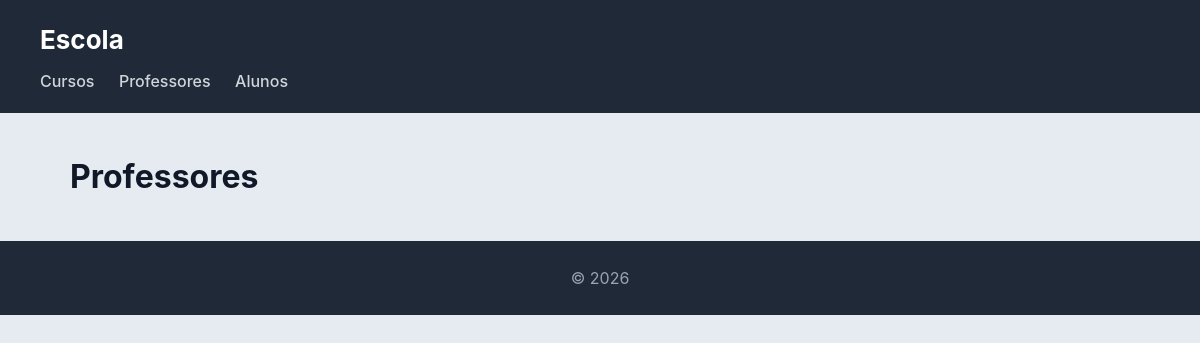
The page /escola/professores/ on the database as committed earlier.
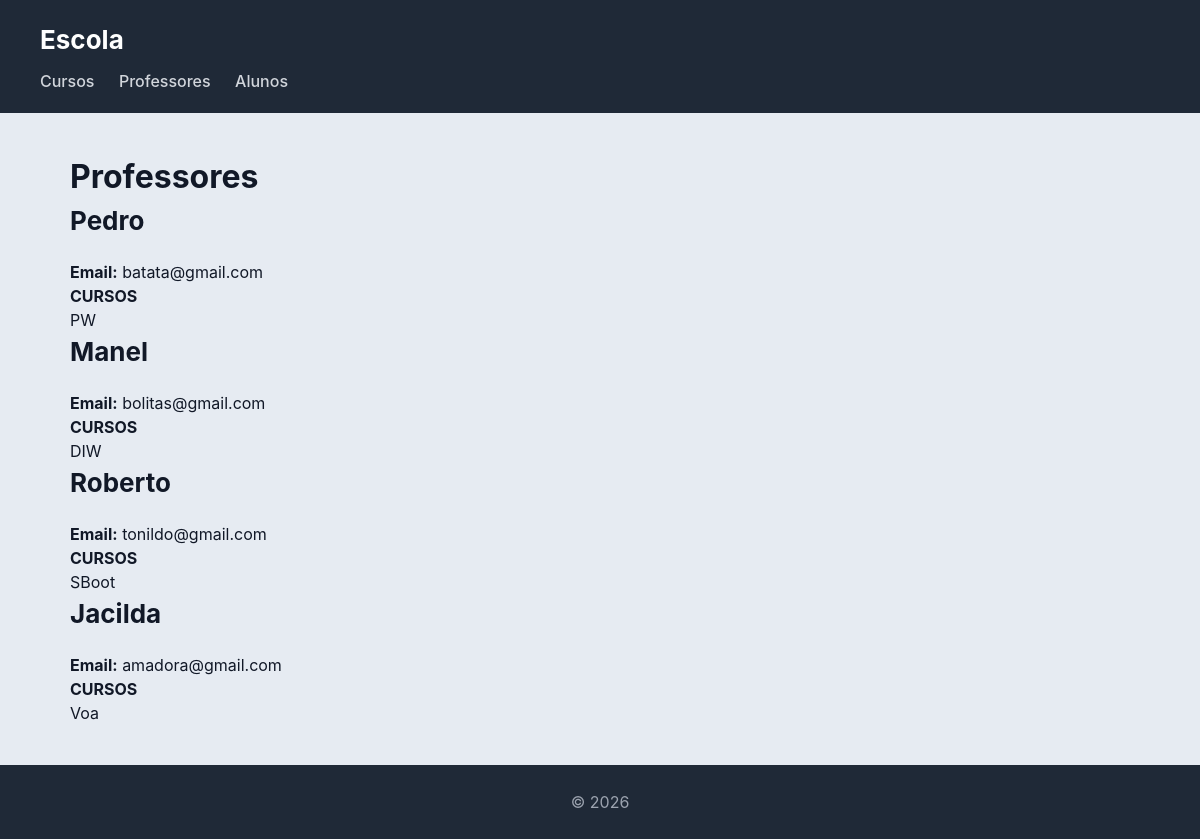
The same page on the database as committed later.
### escola/models.py (models this page shows, shortened)
class Professor(models.Model):
    nome = models.CharField(max_length=100)
    email = models.EmailField()

class Curso(models.Model):
    nome = models.CharField(max_length=100)
    imagem = models.ImageField(upload_to='media/cursos/')
    professor = models.ForeignKey(Professor, on_delete=models.CASCADE, related_name='cursos')
    alunos = models.ManyToManyField(Aluno, related_name='cursos')

### escola/views.py (the view)
# urls.py: path('professores/', views.professores_view, name="professores"),
def professores_view(request):
    professores = Professor.objects.prefetch_related('cursos').all()
    return render(request, 'escola/professores.html', {'professores': professores})

### escola/templates/escola/professores.html
{% extends 'escola/base.html' %}
{% block content %}
<h1>Professores</h1>
{% for professor in professores %}
    <div class="card">
        <h2>{{ professor.nome }}</h2>
        <p><strong>Email:</strong> {{ professor.email }}</p>
        <h4>CURSOS</h4>
        {% for curso in professor.cursos.all %}
            <span class="tag">{{ curso.nome }}</span>
        {% empty %}
            <p>Sem cursos</p>
        {% endfor %}
    </div>
{% endfor %}
{% endblock %}

Rows that differ between the two databases and show on the page:
added Professor: nome "Pedro", email "batata@gmail.com"
added Curso: nome "PW", shown under "Pedro"
added Professor: nome "Manel", email "bolitas@gmail.com"
added Curso: nome "DIW", shown under "Manel"
added Professor: nome "Roberto", email "tonildo@gmail.com"
added Curso: nome "SBoot", shown under "Roberto"
added Professor: nome "Jacilda", email "amadora@gmail.com"
added Curso: nome "Voa", shown under "Jacilda"
